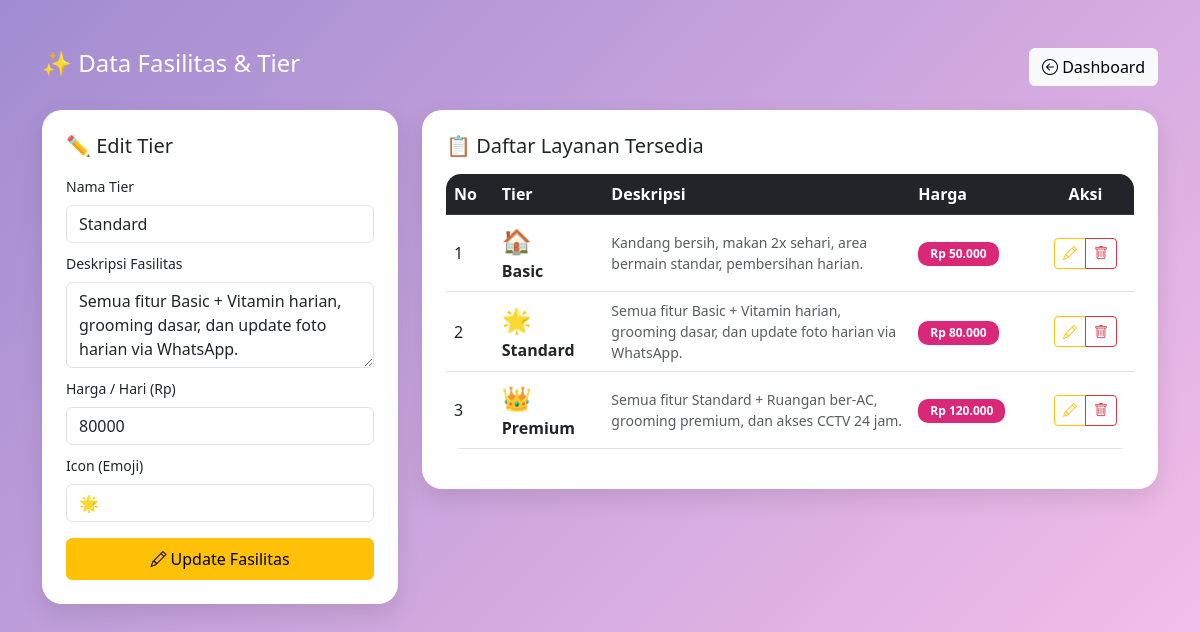
Screenshot of /fasilitas.php?edit&id=2 with the database file from the repository.
### tables this page shows
CREATE TABLE IF NOT EXISTS fasilitas (
    id_fasilitas INT AUTO_INCREMENT PRIMARY KEY,
    nama_fasilitas VARCHAR(50) NOT NULL,
    deskripsi TEXT,
    harga_per_hari INT NOT NULL,
    icon VARCHAR(20),
    created_at TIMESTAMP DEFAULT CURRENT_TIMESTAMP
);

### fasilitas.php (the view, shortened to what this page needs)
<?php
include "koneksi.php";
$edit = null;
if (isset($_GET["edit"])) {
    $ambil = mysqli_query(
        $conn,
        "SELECT * FROM fasilitas WHERE id_fasilitas='$_GET[id]'",
    );
    $edit = mysqli_fetch_array($ambil);
}
?>
<!DOCTYPE html>
<html>
<head>
<link href="https://cdn.jsdelivr.net/npm/bootstrap@5.3.0/dist/css/bootstrap.min.css" rel="stylesheet">
<link href="https://cdn.jsdelivr.net/npm/bootstrap-icons@1.10.5/font/bootstrap-icons.css" rel="stylesheet">
</head>
<body>
<div class="container py-5">
    <div class="d-flex justify-content-between align-items-center mb-4">
        <h4 class="text-white">✨ Data Fasilitas & Tier</h4>
        <a href="index.php" class="btn btn-light">
            <i class="bi bi-arrow-left-circle"></i> Dashboard
        </a>
    </div>
    <div class="row g-4">
        <div class="col-md-4">
            <div class="card card-custom p-4">
                <h5 class="mb-3">
                    <?= $edit ? "✏️ Edit Tier" : "➕ Tambah Tier" ?>
                </h5>
                <form method="POST">
                    <div class="mb-2">
                        <label class="form-label small">Nama Tier</label>
                        <input type="text" name="nama_fasilitas" class="form-control"
                            placeholder="Contoh: Premium"
                            value="<?= $edit["nama_fasilitas"] ?? "" ?>" required>
                    </div>
                    <div class="mb-2">
                        <label class="form-label small">Deskripsi Fasilitas</label>
                        <textarea name="deskripsi" class="form-control" rows="3"
                            placeholder="Apa saja yang didapat?" required><?= $edit[
                                "deskripsi"
                            ] ?? "" ?></textarea>
                    </div>
                    <div class="mb-2">
                        <label class="form-label small">Harga / Hari (Rp)</label>
                        <input type="number" name="harga" class="form-control"
                            placeholder="Contoh: 100000"
                            value="<?= $edit["harga_per_hari"] ??
                                "" ?>" required>
                    </div>
                    <div class="mb-3">
                        <label class="form-label small">Icon (Emoji)</label>
                        <input type="text" name="icon" class="form-control"
                            placeholder="Contoh: 👑"
                            value="<?= $edit["icon"] ?? "" ?>">
                    </div>
                    <?php if ($edit) { ?>
                        <button name="update" class="btn btn-warning w-100 py-2">
                            <i class="bi bi-pencil"></i> Update Fasilitas
                        </button>
                    <?php } else { ?>
                        <button name="simpan" class="btn btn-primary w-100 py-2" style="background-color: #8e44ad; border: none;">
                            <i class="bi bi-save"></i> Simpan Tier
                        </button>
                    <?php } ?>
                </form>
            </div>
        </div>
        <div class="col-md-8">
            <div class="card card-custom p-4">
                <h5 class="mb-3">📋 Daftar Layanan Tersedia</h5>
                <table class="table table-hover table-custom">
                    <thead class="table-dark">
                        <tr>
                            <th>No</th>
                            <th>Tier</th>
                            <th>Deskripsi</th>
                            <th>Harga</th>
                            <th class="text-center">Aksi</th>
                        </tr>
                    </thead>
                    <tbody>
                    <?php
                    $no = 1;
                    $data = mysqli_query(
                        $conn,
                        "SELECT * FROM fasilitas ORDER BY harga_per_hari ASC",
                    );
                    while ($d = mysqli_fetch_array($data)) { ?>
                    <tr class="align-middle">
                        <td><?= $no++ ?></td>
                        <td>
                            <span class="fs-4"><?= $d["icon"] ?></span> <br>
                            <strong><?= $d["nama_fasilitas"] ?></strong>
                        </td>
                        <td class="small text-muted" style="max-width: 250px;"><?= $d[
                            "deskripsi"
                        ] ?></td>
                        <td><span class="badge badge-price">Rp <?= number_format(
                            $d["harga_per_hari"],
                            0,
                            ",",
                            ".",
                        ) ?></span></td>
                        <td class="text-center">
                            <div class="btn-group">
                                <a href="?edit&id=<?= $d[
                                    "id_fasilitas"
                                ] ?>" class="btn btn-outline-warning btn-sm">
                                    <i class="bi bi-pencil"></i>
                                </a>
                                <a href="?hapus&id=<?= $d["id_fasilitas"] ?>"
                                   class="btn btn-outline-danger btn-sm"
                                   onclick="return confirm('Hapus tier ini?')">
                                    <i class="bi bi-trash"></i>
                                </a>
                            </div>
                        </td>
                    </tr>
                    <?php }
                    ?>
                    </tbody>
                </table>
            </div>
        </div>
    </div>
</div>
</body>
</html>

### fasilitas.php (style rules this page uses)
body { background: linear-gradient(135deg, #A18CD1 0%, #FBC2EB 100%); font-family: 'Segoe UI', sans-serif; min-height: 100vh; }
.card-custom { border-radius: 20px; border: none; box-shadow: 0 10px 25px rgba(0,0,0,0.1); }
.table-custom { border-radius: 15px; overflow: hidden; background: white; }
.badge-price { background-color: #db2777; color: white; padding: 0.5em 1em; border-radius: 10px; }

### rows the page displays
fasilitas: nama_fasilitas "Standard", deskripsi "Semua fitur Basic + Vitamin harian, grooming dasar, dan update foto harian via WhatsApp.", harga "80000", icon "🌟", harga_per_hari "80.000"
fasilitas: icon "🏠", nama_fasilitas "Basic", deskripsi "Kandang bersih, makan 2x sehari, area bermain standar, pembersihan harian.", harga_per_hari "50.000"
fasilitas: icon "👑", nama_fasilitas "Premium", deskripsi "Semua fitur Standard + Ruangan ber-AC, grooming premium, dan akses CCTV 24 jam.", harga_per_hari "120.000"
